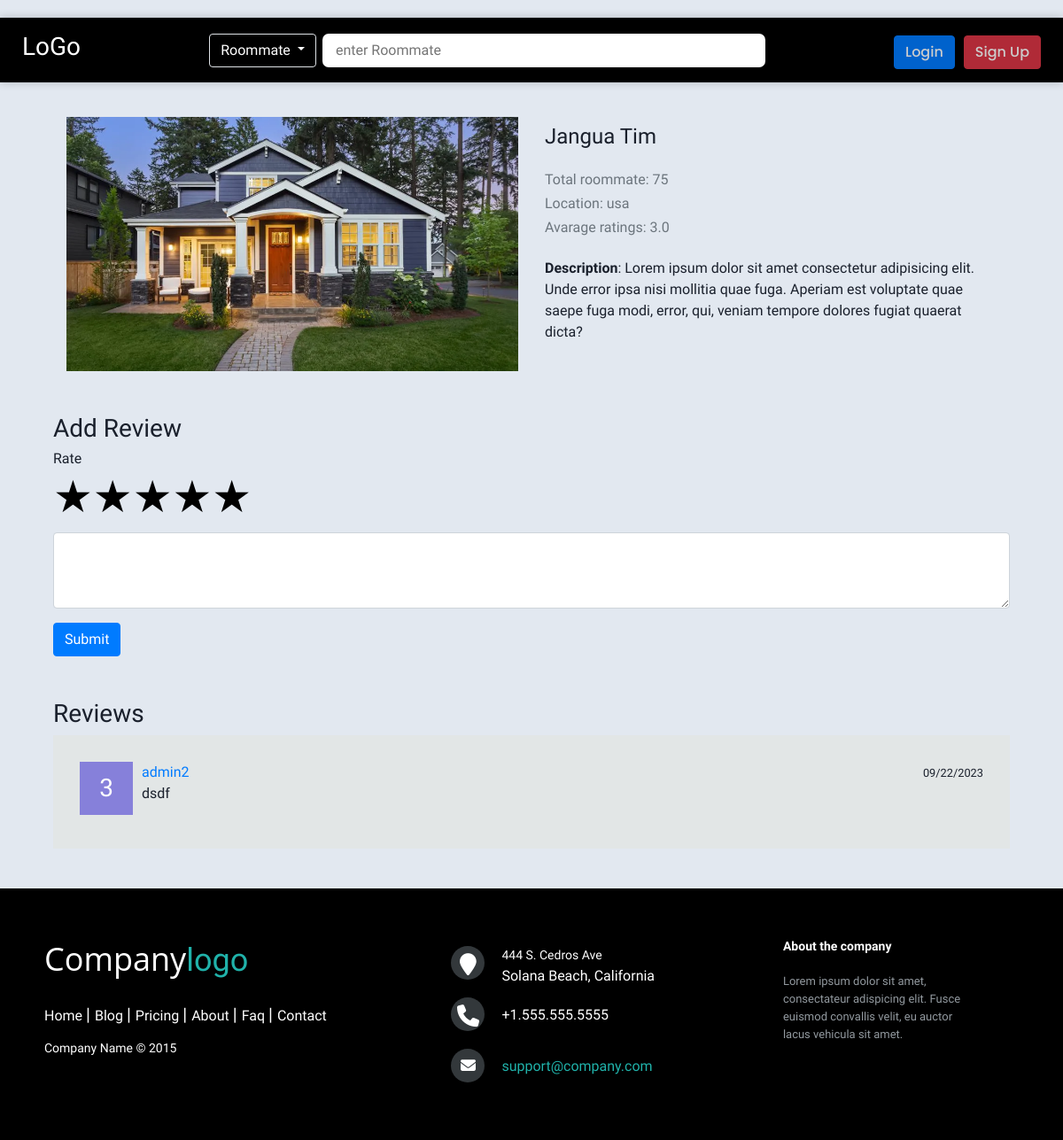
The page /address/2 on the database as committed earlier.
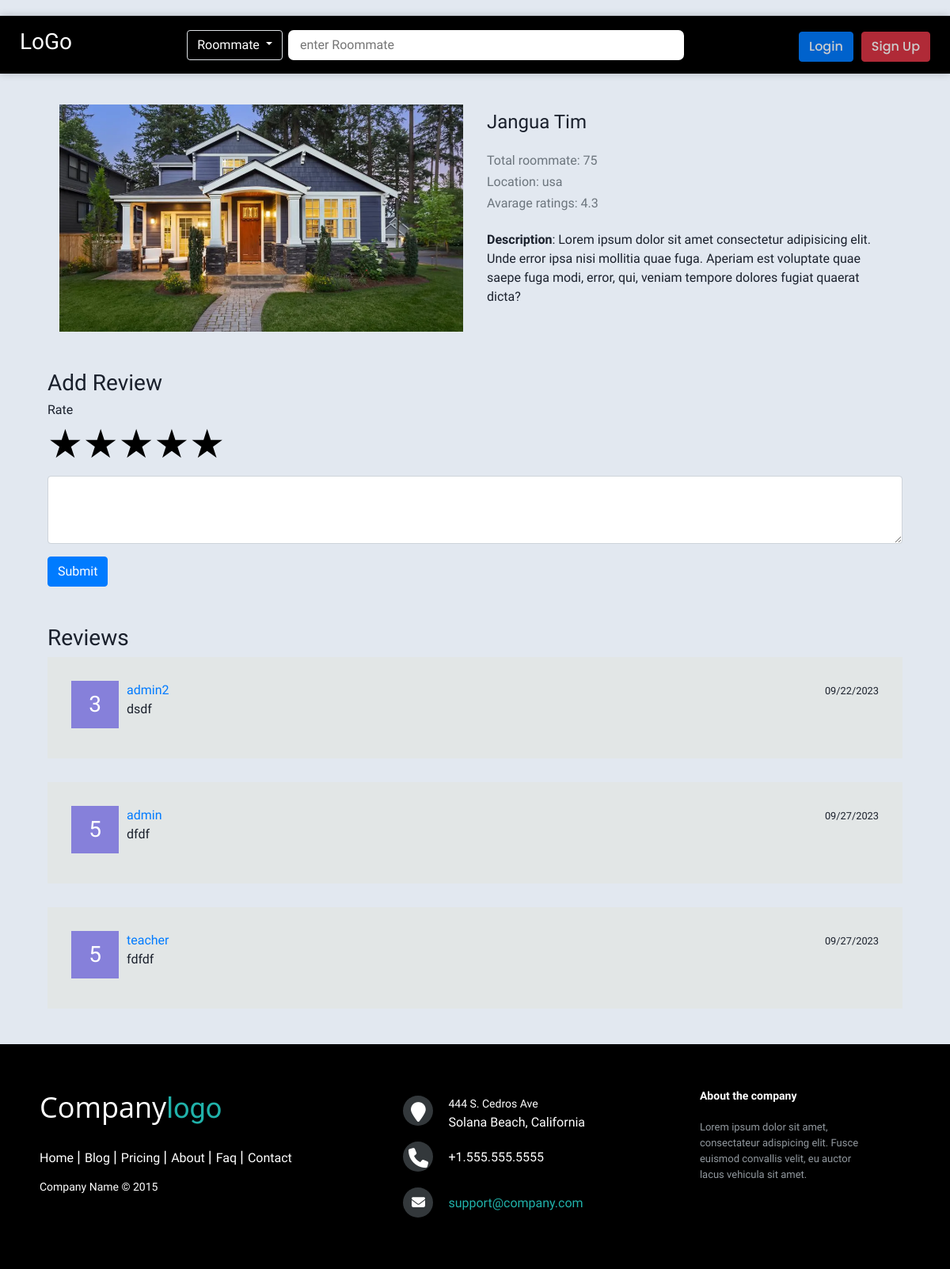
The same page on the database as committed later.
### roommates/models.py (models this page shows, shortened)
class Address(models.Model):
    name = models.CharField(max_length=100, blank=True)
    location = models.CharField(max_length=100, blank=True)
    description = models.TextField(blank=True)
    photo = models.ImageField(upload_to='address_photos', blank=True)
    total_roommates = models.IntegerField(default=0)
    def average_rating(self):
        if self.addressreview_set.count() == 0:
            return 0
        else:
            total = 0
            for review in self.addressreview_set.all():
                total += review.rating
            return round(total / self.addressreview_set.count(), 1)

class AddressReview(models.Model):
    address = models.ForeignKey(Address, on_delete=models.CASCADE)
    author = models.ForeignKey(User, on_delete=models.CASCADE)
    text = models.TextField()
    rating = models.IntegerField(default=0)
    created_date = models.DateTimeField(auto_now_add=True)

### main/views.py (the view)
# urls.py: path('address/<int:pk>', views.address_view, name='address_view'),
def address_view(request, pk):
    address = Address.objects.get(id=pk)
    return render(request, 'main/addressdetails.html', {'address': address})

### templates/main/addressdetails.html (shortened to what this page needs)
{% extends 'base.html' %}
{% load static %}
{% block style %}
<link rel="stylesheet" href="{% static 'css/roommatedetails.css' %}">
<link rel="stylesheet" href="{% static 'css/rating.css' %}">
{% endblock %}
{% block content %}
<div class="container">
    <div class="main-body mt-4">
        <div class='container'>
            <div class="row g-4 d-flex align-items-center">
                <div class="col-12 col-md-6">
                    <div>
                        <img src='{{address.photo.url}}' alt="" class="img-fluid" />
                    </div>
                </div>
                <div class="col-12 col-md-6">
                    <h4 class='mb-4'>{{address.name}}</h4>
                    <h6 class="text-secondary">Total roommate: {{address.total_roommates}} </h6>
                    <h6 class="text-secondary">Location: {{address.location}}</h6>
                    <h6 class="text-secondary">Avarage ratings: {% if address.average_rating == 0 %}Not Rated yet{% else %}{{address.average_rating}}{% endif %} </h6>
                    <p class='my-4'><span class='fw-bolder'>Description</span>: {{address.description}}</p>
                </div>
            </div>
        </div>
        <div class="add-review mt-5">
            <h3>Add Review</h3>
            <form action="{% url 'main:address_add_review' address.id %}" method="post">
                <div class="mb-3">
                    <h6>Rate</h6>
                    <div class="rating">
                        <label>
                          <span class="icon">★</span>
                        </label>
                        <label>
                          <span class="icon">★</span>
                          <span class="icon">★</span>
                        </label>
                        <label>
                          <span class="icon">★</span>
                          <span class="icon">★</span>
                          <span class="icon">★</span>
                        </label>
                        <label>
                          <span class="icon">★</span>
                          <span class="icon">★</span>
                          <span class="icon">★</span>
                          <span class="icon">★</span>
                        </label>
                        <label>
                          <span class="icon">★</span>
                          <span class="icon">★</span>
                          <span class="icon">★</span>
                          <span class="icon">★</span>
                          <span class="icon">★</span>
                        </label>
                    </div>
                    <div class="form-group ">
                        <textarea class="form-control" id="exampleFormControlTextarea1" rows="3"
                            name="review"></textarea>
                    </div>
                </div>
                <button type="submit" class="btn btn-primary">Submit</button>
            </form>
        </div>
        <h3 class="mt-5">Reviews</h3>
        {% if address.addressreview_set.all %}
        {% for review in address.addressreview_set.all %}
        <div class="main-div">
            <div class="main-div-2">
                <h3 class="ovarall-review">{{review.rating}}</h3>
                <div class="child-div">
                    <a href="{% url 'main:profile_view' review.author.id %}">{{review.author.username}}</a>
                    <p>{{review.text}}</p>
                </div>
                <p><small>{{review.created_date|date:"SHORT_DATE_FORMAT"}}</small></p>
            </div>
            </div>
        {% endfor %}
        {% endif %}
    </div>
</div>
{% endblock %}

Rows that differ between the two databases and show on the page:
computed for Address "Jangua Tim": average_rating "3.0" → "4.3"
added AddressReview: rating "5", author.username "admin", text "dfdf", created_date "09/27/2023"
added AddressReview: rating "5", author.username "teacher", text "fdfdf", created_date "09/27/2023"
